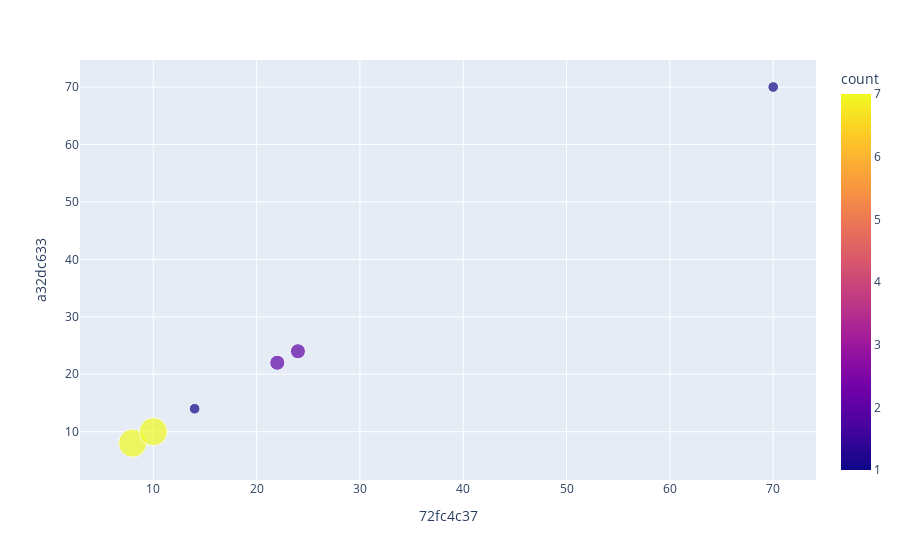

Write notebook code for a chart like this one.
### Code cell
dfBroker17_2 = [df for df in dfList if df['name'] == 'abb-edge-17-broker-2'][0]
dfT1 = transposeData(dfBroker17_2['data'], '60T')
df1 = pd.DataFrame(dfT1, columns=['72fc4c37','a32dc633'])

df2 = df1.groupby(['72fc4c37','a32dc633']).size().reset_index(name='count')
display(df2)
fig = px.scatter(df2, x = '72fc4c37', y = 'a32dc633', size='count', color="count")
fig.show()

### Figure 1 — Plotly figure (JSON) as saved in the notebook; plotly's stock layout.template omitted (floating-point values rounded to 4 significant figures)
{"data": [{"hovertemplate": "72fc4c37=%{x}<br>a32dc633=%{y}<br>count=%{marker.color}<extra></extra>", "legendgroup": "", "marker": {"color": [7, 7, 1, 2, 2, 1], "coloraxis": "coloraxis", "size": [7, 7, 1, 2, 2, 1], "sizemode": "area", "sizeref": 0.0175, "symbol": "circle"}, "mode": "markers", "name": "", "orientation": "v", "showlegend": false, "type": "scatter", "x": [8, 10, 14, 22, 24, 70], "xaxis": "x", "y": [8, 10, 14, 22, 24, 70], "yaxis": "y"}], "layout": {"coloraxis": {"colorbar": {"title": {"text": "count"}}, "colorscale": [[0, "#0d0887"], [0.1111, "#46039f"], [0.2222, "#7201a8"], [0.3333, "#9c179e"], [0.4444, "#bd3786"], [0.5556, "#d8576b"], [0.6667, "#ed7953"], [0.7778, "#fb9f3a"], [0.8889, "#fdca26"], [1, "#f0f921"]]}, "legend": {"itemsizing": "constant", "tracegroupgap": 0}, "margin": {"t": 60}, "xaxis": {"anchor": "y", "domain": [0, 1], "title": {"text": "72fc4c37"}}, "yaxis": {"anchor": "x", "domain": [0, 1], "title": {"text": "a32dc633"}}}}
